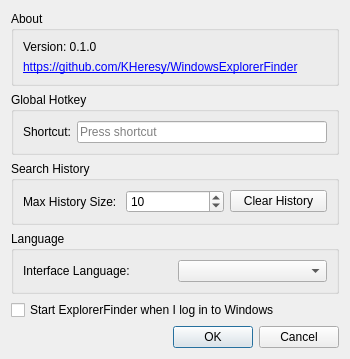
<?xml version="1.0" encoding="UTF-8"?>
<ui version="4.0">
 <class>SettingsDialog</class>
 <widget class="QDialog" name="SettingsDialog">
  <property name="geometry">
   <rect>
    <x>0</x>
    <y>0</y>
    <width>350</width>
    <height>358</height>
   </rect>
  </property>
  <property name="windowTitle">
   <string>Settings</string>
  </property>
  <layout class="QVBoxLayout" name="verticalLayout">
   <item>
    <widget class="QGroupBox" name="grpAbout">
     <property name="title">
      <string>About</string>
     </property>
     <layout class="QVBoxLayout" name="verticalLayout_2">
      <item>
       <widget class="QLabel" name="lblVersion">
        <property name="text">
         <string>Version: 0.1.0</string>
        </property>
       </widget>
      </item>
      <item>
       <widget class="QLabel" name="lblProjectLink">
        <property name="text">
         <string>&lt;a href=&quot;https://github.com/KHeresy/WindowsExplorerFinder&quot;&gt;https://github.com/KHeresy/WindowsExplorerFinder&lt;/a&gt;</string>
        </property>
        <property name="openExternalLinks">
         <bool>true</bool>
        </property>
       </widget>
      </item>
     </layout>
    </widget>
   </item>
   <item>
    <widget class="QGroupBox" name="groupBox">
     <property name="title">
      <string>Global Hotkey</string>
     </property>
     <layout class="QHBoxLayout" name="horizontalLayout">
      <item>
       <widget class="QLabel" name="label">
        <property name="text">
         <string>Shortcut:</string>
        </property>
       </widget>
      </item>
      <item>
       <widget class="QKeySequenceEdit" name="keySequenceEdit"/>
      </item>
     </layout>
    </widget>
   </item>
   <item>
    <widget class="QGroupBox" name="grpHistory">
     <property name="title">
      <string>Search History</string>
     </property>
     <layout class="QHBoxLayout" name="horizontalLayout_3">
      <item>
       <widget class="QLabel" name="label_3">
        <property name="text">
         <string>Max History Size:</string>
        </property>
       </widget>
      </item>
      <item>
       <widget class="QSpinBox" name="sbHistorySize">
        <property name="minimum">
         <number>1</number>
        </property>
        <property name="maximum">
         <number>100</number>
        </property>
        <property name="value">
         <number>10</number>
        </property>
       </widget>
      </item>
      <item>
       <widget class="QPushButton" name="btnClearHistory">
        <property name="text">
         <string>Clear History</string>
        </property>
       </widget>
      </item>
     </layout>
    </widget>
   </item>
   <item>
    <widget class="QGroupBox" name="groupBox_2">
     <property name="title">
      <string>Language</string>
     </property>
     <layout class="QHBoxLayout" name="horizontalLayout_2">
      <item>
       <widget class="QLabel" name="label_2">
        <property name="text">
         <string>Interface Language:</string>
        </property>
       </widget>
      </item>
      <item>
       <widget class="QComboBox" name="cmbLanguage"/>
      </item>
     </layout>
    </widget>
   </item>
   <item>
    <widget class="QCheckBox" name="chkAutoStart">
     <property name="text">
      <string>Start ExplorerFinder when I log in to Windows</string>
     </property>
    </widget>
   </item>
   <item>
    <spacer name="verticalSpacer">
     <property name="orientation">
      <enum>Qt::Orientation::Vertical</enum>
     </property>
     <property name="sizeHint" stdset="0">
      <size>
       <width>20</width>
       <height>10</height>
      </size>
     </property>
    </spacer>
   </item>
   <item>
    <widget class="QDialogButtonBox" name="buttonBox">
     <property name="orientation">
      <enum>Qt::Orientation::Horizontal</enum>
     </property>
     <property name="standardButtons">
      <set>QDialogButtonBox::StandardButton::Cancel|QDialogButtonBox::StandardButton::Ok</set>
     </property>
    </widget>
   </item>
  </layout>
 </widget>
 <resources/>
 <connections>
  <connection>
   <sender>buttonBox</sender>
   <signal>accepted()</signal>
   <receiver>SettingsDialog</receiver>
   <slot>accept()</slot>
   <hints>
    <hint type="sourcelabel">
     <x>248</x>
     <y>254</y>
    </hint>
    <hint type="destinationlabel">
     <x>157</x>
     <y>274</y>
    </hint>
   </hints>
  </connection>
  <connection>
   <sender>buttonBox</sender>
   <signal>rejected()</signal>
   <receiver>SettingsDialog</receiver>
   <slot>reject()</slot>
   <hints>
    <hint type="sourcelabel">
     <x>316</x>
     <y>260</y>
    </hint>
    <hint type="destinationlabel">
     <x>286</x>
     <y>274</y>
    </hint>
   </hints>
  </connection>
 </connections>
</ui>
